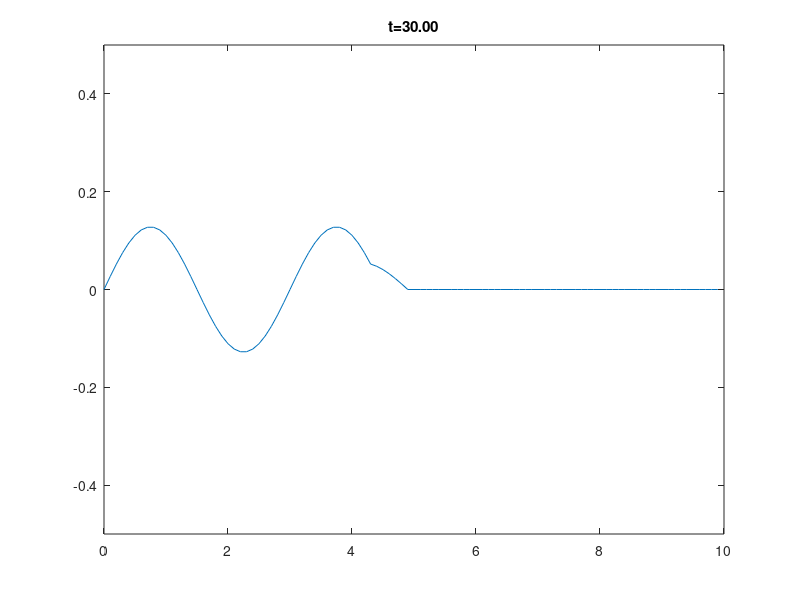

This chart was generated by the following MATLAB code:
clear all; close all;
%vidObj = VideoWriter("wave_1d_absorb.avi");
%open(vidObj)
%% Space
Lx = 10;
dx = 0.1;
nx = Lx/dx;
x = (0:Lx/dx-1)*dx;

%% Time 
T = 30;

%% Grid

u = zeros(nx,1);
u_prev = u;
u_next = u;

CFL = 1;
c=1;
dt = CFL*dx;
%% Initial condition
%u(30:32) = [0.1 0.2 0.1];
%u_next = u;
t = 0;
figure('units','pixels','position',[0 0 1440 1080])

while t<T
   % Reflect 
   u([1 end]) = 0;

   % Absorb
   %u_next(1) = u(2)+(CFL-1)/(CFL+1)*(u_next(2)-u(1));
   %u_next(end) = u(end-1)+(CFL-1)/(CFL+1)*(u_next(end-1)-u(end));

   % Solve 
   t = t+dt;
   u_prev = u;
   u = u_next;

   % f
   u(end/2) = dt^2*10*sin(20*pi*t/T);

   % interior 
   for i = 2:nx-1
       u_next(i) = 2*u(i)-u_prev(i)+CFL^2*(u(i+1)-2*u(i)+u(i-1));
   end
   clf;
   plot(x,u)
   title(sprintf("t=%.2f",t))
   axis([0 Lx -0.5 0.5])
   shg;
%    currFrame = getframe;
%    writeVideo(vidObj, currFrame);
%  if (t - 0.5*T<0.1&& t>15)
%  pause(30)
%  end
end


%close(vidObj)
